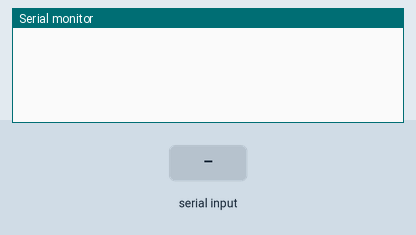
Recording of a sketch running on a simulated Arduino Uno, built with avr-gcc and run on an emulated ATmega328P. On the bench: the last lines printed to the serial monitor. Inputs (shaded band) come from the test bench.

Above: at 1.2 s.
1.3 s: "LGN\n" received over Serial
At 2.2 s:
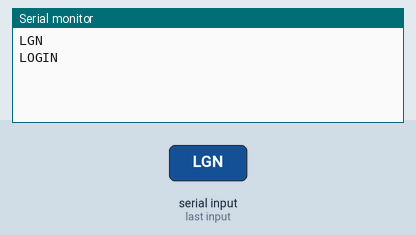
2.8 s: "SmartLockerLS\n" received over Serial
At 4.0 s:
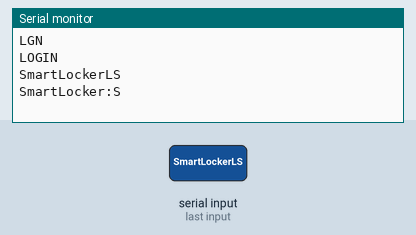
4.4 s: "1\n" received over Serial
At 4.7 s:
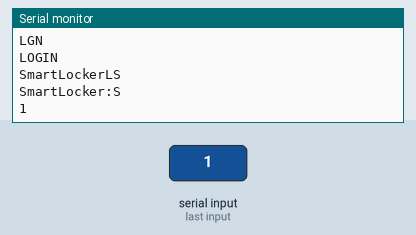

The sketch:

esp8266.ino
```cpp
void setup() {
  Serial.begin(2400); // Inicia a comunicação serial com o computador
}

void loop() {
  String numbersOnly;
  // Verifica se há dados disponíveis para leitura
  if (Serial.available() > 0) {
    // Lê a mensagem do Arduino
    String mensagem = Serial.readStringUntil('\n');

    // Imprime a mensagem no console do ESP8266
    Serial.println(mensagem);// Msg vinda do Arduino

    String tresPrimeirasLetras = mensagem.substring(0, 3);
    // Verifica se as três primeiras letras são "LGN"
    if (tresPrimeirasLetras.equals("LGN")) {
      Serial.println("LOGIN");
      // Faça o que você precisa fazer aqui
    }else if (mensagem.startsWith("SmartLockerLS")){
      numbersOnly = mensagem.substring(12);
      Serial.println("SmartLocker:"+numbersOnly);
      //Serial.println(mensagem);
    }
  }
}
```

Measured:
- after the input at 1.3 s, the serial monitor: prints a new line at once (image 1)
- after the input at 2.8 s, the serial monitor: prints a new line after 0.06 s (image 2)
- after the input at 4.4 s, the serial monitor: prints a new line at once (image 3)
